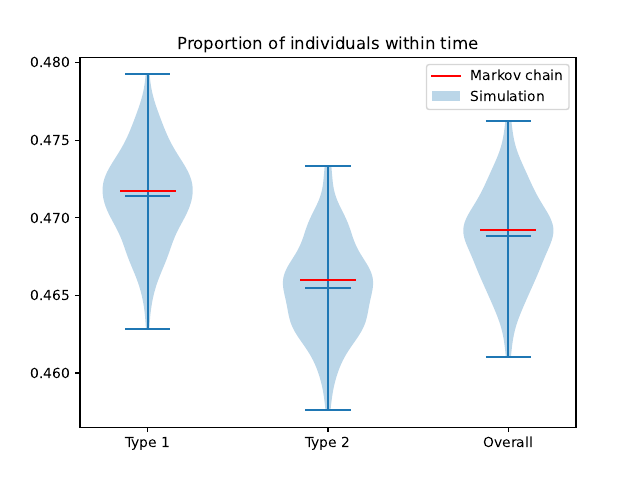

The script that saved this image:
import matplotlib.pyplot as plt
import numpy as np
import ambulance_game as abg

lambda_2 = 3
lambda_1 = 4
mu = 8
num_of_servers = 1
threshold = 8
target = 0.5
system_capacity = 10
buffer_capacity = 10
seed_num = None
warm_up_time = 500
num_of_trials = 100
runtime = 100000


(
    simulation_results_overall,
    simulation_results_type_1,
    simulation_results_type_2,
) = abg.simulation.get_mean_proportion_of_individuals_within_target_for_multiple_runs(
    lambda_2=lambda_2,
    lambda_1=lambda_1,
    mu=mu,
    num_of_servers=num_of_servers,
    threshold=threshold,
    system_capacity=system_capacity,
    buffer_capacity=buffer_capacity,
    seed_num=seed_num,
    num_of_trials=num_of_trials,
    runtime=runtime,
    target=target,
)

mean_proportion_markov_overall = (
    abg.markov.proportion_within_target_using_markov_state_probabilities(
        lambda_1=lambda_1,
        lambda_2=lambda_2,
        mu=mu,
        num_of_servers=num_of_servers,
        threshold=threshold,
        system_capacity=system_capacity,
        buffer_capacity=buffer_capacity,
        target=target,
        class_type=None,
    )
)

mean_proportion_markov_type_1 = (
    abg.markov.proportion_within_target_using_markov_state_probabilities(
        lambda_1=lambda_1,
        lambda_2=lambda_2,
        mu=mu,
        num_of_servers=num_of_servers,
        threshold=threshold,
        system_capacity=system_capacity,
        buffer_capacity=buffer_capacity,
        target=target,
        class_type=0,
    )
)

mean_proportion_markov_type_2 = (
    abg.markov.proportion_within_target_using_markov_state_probabilities(
        lambda_1=lambda_1,
        lambda_2=lambda_2,
        mu=mu,
        num_of_servers=num_of_servers,
        threshold=threshold,
        system_capacity=system_capacity,
        buffer_capacity=buffer_capacity,
        target=target,
        class_type=1,
    )
)


labels = ["Type 1", "Type 2", "Overall"]
fig, ax = plt.subplots(nrows=1, ncols=1)
plt.violinplot(
    [
        simulation_results_type_1,
        simulation_results_type_2,
        simulation_results_overall,
    ],
    showmeans=True,
)
ax.plot(
    [0.85, 1.15],
    [mean_proportion_markov_type_1, mean_proportion_markov_type_1],
    color="red",
)
ax.legend(["Markov chain", "Simulation"])
ax.plot(
    [1.85, 2.15],
    [mean_proportion_markov_type_2, mean_proportion_markov_type_2],
    color="red",
)
ax.plot(
    [2.85, 3.15],
    [mean_proportion_markov_overall, mean_proportion_markov_overall],
    color="red",
)
ax.set_xticks([1, 2, 3])
ax.set_xticklabels(labels)
ax.set_title("Proportion of individuals within time")

plt.savefig("main.pdf", transparent=True)
